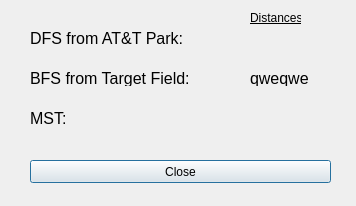
<?xml version="1.0" encoding="UTF-8"?>
<ui version="4.0">
 <class>graphInfo</class>
 <widget class="QDialog" name="graphInfo">
  <property name="geometry">
   <rect>
    <x>0</x>
    <y>0</y>
    <width>356</width>
    <height>206</height>
   </rect>
  </property>
  <property name="windowTitle">
   <string>Dialog</string>
  </property>
  <widget class="QLabel" name="dfsLabel">
   <property name="geometry">
    <rect>
     <x>250</x>
     <y>30</y>
     <width>171</width>
     <height>16</height>
    </rect>
   </property>
   <property name="font">
    <font>
     <pointsize>12</pointsize>
    </font>
   </property>
   <property name="text">
    <string/>
   </property>
  </widget>
  <widget class="QLabel" name="bfsLabel">
   <property name="geometry">
    <rect>
     <x>250</x>
     <y>70</y>
     <width>171</width>
     <height>16</height>
    </rect>
   </property>
   <property name="font">
    <font>
     <pointsize>12</pointsize>
    </font>
   </property>
   <property name="text">
    <string>qweqwe</string>
   </property>
  </widget>
  <widget class="QLabel" name="mstLabel">
   <property name="geometry">
    <rect>
     <x>250</x>
     <y>110</y>
     <width>171</width>
     <height>16</height>
    </rect>
   </property>
   <property name="font">
    <font>
     <pointsize>12</pointsize>
    </font>
   </property>
   <property name="text">
    <string/>
   </property>
  </widget>
  <widget class="QLabel" name="label_4">
   <property name="geometry">
    <rect>
     <x>250</x>
     <y>10</y>
     <width>51</width>
     <height>16</height>
    </rect>
   </property>
   <property name="font">
    <font>
     <underline>true</underline>
    </font>
   </property>
   <property name="text">
    <string>Distances</string>
   </property>
  </widget>
  <widget class="QLabel" name="mstLabel_2">
   <property name="geometry">
    <rect>
     <x>30</x>
     <y>110</y>
     <width>311</width>
     <height>16</height>
    </rect>
   </property>
   <property name="font">
    <font>
     <pointsize>12</pointsize>
    </font>
   </property>
   <property name="text">
    <string>MST:</string>
   </property>
  </widget>
  <widget class="QLabel" name="dfsLabel_2">
   <property name="geometry">
    <rect>
     <x>30</x>
     <y>30</y>
     <width>321</width>
     <height>16</height>
    </rect>
   </property>
   <property name="font">
    <font>
     <pointsize>12</pointsize>
    </font>
   </property>
   <property name="text">
    <string>DFS from AT&amp;T Park: </string>
   </property>
  </widget>
  <widget class="QLabel" name="bfsLabel_2">
   <property name="geometry">
    <rect>
     <x>30</x>
     <y>70</y>
     <width>331</width>
     <height>16</height>
    </rect>
   </property>
   <property name="font">
    <font>
     <pointsize>12</pointsize>
    </font>
   </property>
   <property name="text">
    <string>BFS from Target Field: </string>
   </property>
  </widget>
  <widget class="QPushButton" name="pushButton">
   <property name="geometry">
    <rect>
     <x>30</x>
     <y>160</y>
     <width>301</width>
     <height>23</height>
    </rect>
   </property>
   <property name="text">
    <string>Close</string>
   </property>
  </widget>
 </widget>
 <resources/>
 <connections>
  <connection>
   <sender>pushButton</sender>
   <signal>clicked()</signal>
   <receiver>graphInfo</receiver>
   <slot>onCloseClick()</slot>
   <hints>
    <hint type="sourcelabel">
     <x>317</x>
     <y>260</y>
    </hint>
    <hint type="destinationlabel">
     <x>324</x>
     <y>575</y>
    </hint>
   </hints>
  </connection>
 </connections>
 <slots>
  <slot>onCloseClick()</slot>
 </slots>
</ui>
